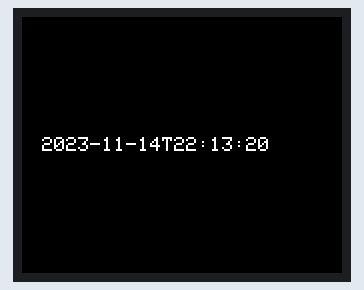
Recording of a sketch running on a simulated Arduino Uno, built with avr-gcc and run on an emulated ATmega328P. On the bench: 160×128 colour display. The local clock reads 2024-03-15 10:24:30 at power-on unless the sketch sets it.

Above: at 0.2 s.
At 17.7 s:
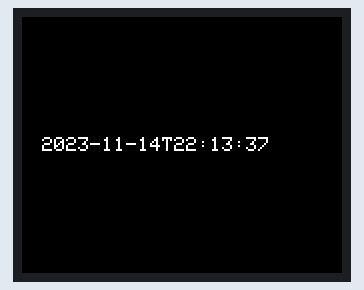
At 26.9 s:
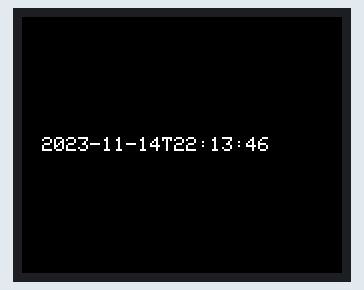
At 35.1 s:
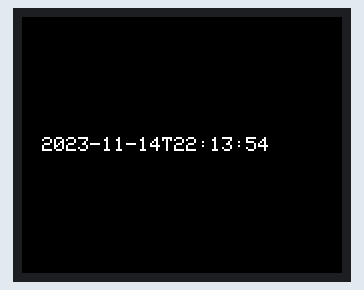
At 38.1 s:
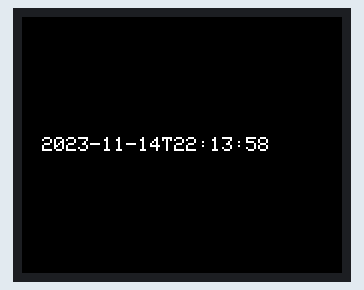

The sketch:

Lab4Credit.ino
```cpp
#include <Adafruit_GFX.h>     // Core graphics library
#include <Adafruit_ST7735.h>  // Hardware-specific library for ST7735
#include <SPI.h>
#include "RTClib.h"

#define TFT_CS 10
#define TFT_RST 6
#define TFT_DC 7
#define TFT_SCLK 13
#define TFT_MOSI 11

Adafruit_ST7735 tft = Adafruit_ST7735(TFT_CS, TFT_DC, TFT_MOSI, TFT_SCLK, TFT_RST);
RTC_DS1307 rtc;

void setup() {
  Serial.begin(9600);
  tft.initR(INITR_BLACKTAB);
  tft.setRotation(3);

  rtc.begin();
  rtc.adjust(DateTime((__DATE__), (__TIME__)));

}

void loop() {
  DateTime dt = rtc.now();
  testdrawtext(dt.timestamp(), ST77XX_WHITE);
  delay(1000);
}

void testdrawtext(String text, uint16_t color) {
  tft.fillScreen(ST77XX_BLACK);
  tft.setTextColor(color);
  tft.setTextWrap(true);
  tft.setCursor(10, 60);

  tft.print(text);
}
```
